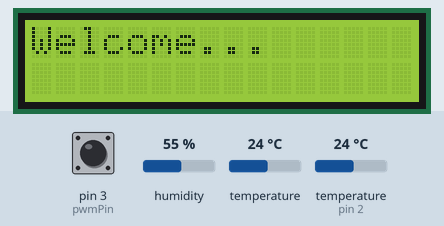
Recording of a sketch running on a simulated Arduino Uno, built with avr-gcc and run on an emulated ATmega328P. Shown: 16×2 character LCD. Wiring (inferred from the names in the program): DHT22 sensor: data pin 2. Inputs (shaded band) come from the test bench; at power-on: pin 3 (pwmPin) LOW, humidity 55 %, temperature 24 °C, temperature (sensor on pin 2) 24 °C. The local clock reads 2024-03-15 10:24:30 at power-on unless the sketch sets it; what the sketch prints to the serial monitor is not drawn.

Above: at 1.1 s.
At 4.8 s:
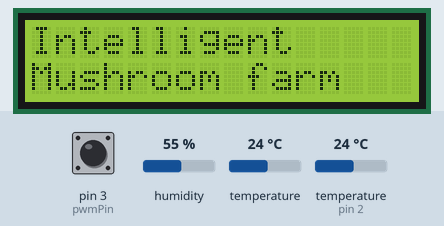
4.9 s: pin 3 (pwmPin) pulsed HIGH 5 times (0.12 s each, 0.3 s apart)
At 6.3 s:
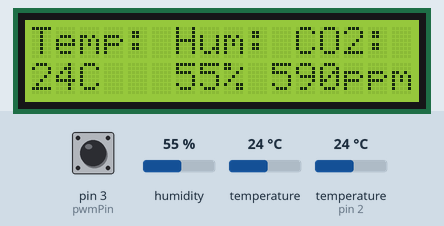
Timing chart, 0 to 7.9 s (numbered marks = the images above; inputs shaded):
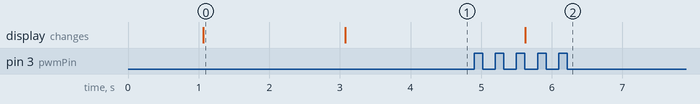

Measured:
- after the input at 4.9 s, the display: changes after 0.73 s (image 2)
- what the display in image 0 shows lasts 2.0 s, from 1.1 s to 3.1 s

The sketch:

mushrm_farm_1st_demo_1.ino
```cpp
// THIS PROGRAM IS CODED TO RUN IN AN ARDUINO MEGA //


#include <DS3231.h>
//#include <SD.h>
//#include <SPI.h>
#include "DHT.h"
#include <SoftwareSerial.h>
SoftwareSerial mySerial(0,1); // RX, TX

//Sample using LiquidCrystal library
#include <LiquidCrystal.h>
// select the pins used on the LCD panel
LiquidCrystal lcd(9,8,7,6,5,4); //RS,EN,D4,D5,D6,D7


#define DHTTYPE DHT22  // DHT 22  (AM2302), AM2321
#define pwmPin 3
//int pinCS = 10; // Pin 10 on Arduino Uno
#define DHTPIN 2 // Digital pin connected to the DHT sensor
//int pin_errLED = 11; // SD card error LED
//#define relayPin 12 // Pin A4 for relay switching


byte cmd[9] = {0xFF,0x01,0x86,0x00,0x00,0x00,0x00,0x00,0x79};
unsigned char response[9];
unsigned long th,tpwm,p1,p2, tl,ppm, ppm2, ppm3 = 0;

DS3231  rtc(SDA, SCL);
DHT dht(DHTPIN, DHTTYPE);
//File myFile;


void setup() {
  Serial.begin(9600);
  Serial.println(F("DHTxx test!"));
  mySerial.begin(9600);
  dht.begin();
//  pinMode(pinCS, OUTPUT);
  pinMode(pwmPin, INPUT);
//  pinMode (pin_errLED, OUTPUT);
 // pinMode (relayPin, OUTPUT);

  lcd.begin(16,2);
  delay(1000);
  lcd.clear();
  lcd.setCursor(0,0);
  lcd.print("Welcome...");
  delay(2000);
  lcd.clear();
  lcd.setCursor(0,0);
  lcd.print("Intelligent");
  lcd.setCursor(0,1);
  lcd.print("Mushroom farm");
  delay(500);


  // SD Card Initialization


  th = pulseIn(pwmPin, HIGH, 30000); // use microseconds
  tl = pulseIn(pwmPin, LOW, 30000);
  tpwm = th + tl; // actual pulse width
  Serial.print("PWM-time: ");
  Serial.print(tpwm);
  Serial.println(" us");
  p1 = tpwm/502; // start pulse width
  p2 = tpwm/251; // start and end pulse width combined

  rtc.begin();

  //rtc.setDOW(SATURDAY);           // Set Day-of-Week
  //rtc.setTime(07, 13, 00);     // Set the time to 12:00:00 (24hr format)
  //rtc.setDate(04, 05, 2019);   // Set the date to January 1st, 2014
}


void loop() {


  //digitalWrite (relayPin, LOW);

  //digitalWrite (pin_errLED, LOW);
  //delay(500);
  float h = dht.readHumidity();
  // Read temperature as Celsius (the default)
  float t = dht.readTemperature();                  // DHT22
  float f = dht.readTemperature(true);

   if (isnan(h) || isnan(t) || isnan(f))
   {
    Serial.println("Failed to read from DHT sensor!");
    return;
   }

  Serial.print(rtc.getTimeStr());
  Serial.print(",");
  Serial.println(int(rtc.getTemp()));
   // Compute heat index in Fahrenheit (the default)
  //float hif = dht.computeHeatIndex(f, h);
  // Compute heat index in Celsius (isFahreheit = false)
  //float hic = dht.computeHeatIndex(t, h, false);

  Serial.print(F("Humidity: "));
  Serial.print(h);
  Serial.print(F("%  Temperature: "));
  Serial.print(t);
  Serial.println(F("°C "));

  mySerial.write(cmd,9);
  mySerial.readBytes(response, 9);
  unsigned int responseHigh = (unsigned int) response[2];
  unsigned int responseLow = (unsigned int) response[3];
  ppm = (256*responseHigh)+responseLow;


  //CO2 via pwm
  do {
    th = pulseIn(pwmPin, HIGH, 1004000) / 1000;
    tl = 1004 - th;
   // ppm2 = 2000 * (th-2)/(th+tl-4);
    ppm3 = 5000 * (th-2)/(th+tl-4);
  }

  while (th == 0);

  int temp= t;
  int hum= h;
  int co2= ppm3;
lcd.clear();
lcd.setCursor(0,0);
lcd.print("Temp: Hum: CO2:");
lcd.setCursor(0,1);
lcd.print(temp);
lcd.print("C");
lcd.setCursor(6, 1);
lcd.print(hum);
lcd.print("%");
lcd.setCursor(10, 1);
lcd.print(co2);
lcd.print("ppm");

//Serial.println(ppm);
 // Serial.println(th);
 // Serial.println(ppm2);
 Serial.print("CO2 level: ");
  Serial.print(ppm3);
  Serial.println(" ppm");
  Serial.println("-----------");
  delay(50);

/*
  myFile = SD.open("TEST.txt", FILE_WRITE);
  if (myFile) {

    // Send Day-of-Week
  Serial.print(rtc.getDOWStr());
  Serial.print(" ");

  // Send date
  Serial.print(rtc.getDateStr());
  Serial.print(" -- ");
  // Send time
  Serial.println(rtc.getTimeStr());
  delay(1000);

  myFile.println(rtc.getDOWStr());
  myFile.print(" ");
  myFile.println(rtc.getDateStr());
  myFile.print(" -- ");
  myFile.print(rtc.getTimeStr());
  myFile.print(":- ");
  delay(500);

    //myFile.println(int(rtc.getTemp()));

  myFile.print("CO2 level: ");
  myFile.print(ppm3);
  myFile.println(" ppm");


  myFile.print(F("Humidity: "));
  myFile.print(h);
  myFile.print(F("%  Temperature: "));
  myFile.print(t);
  myFile.println(F("°C "));
  myFile.println("-----------");

    myFile.close(); // close the file


 // Automation section


  }
  // if the file didn't open, print an error:
  else {
    Serial.println("error opening TEST.txt");
    digitalWrite (pin_errLED, HIGH);
    delay(1000);
  }*/
  delay(1000);

}
```
